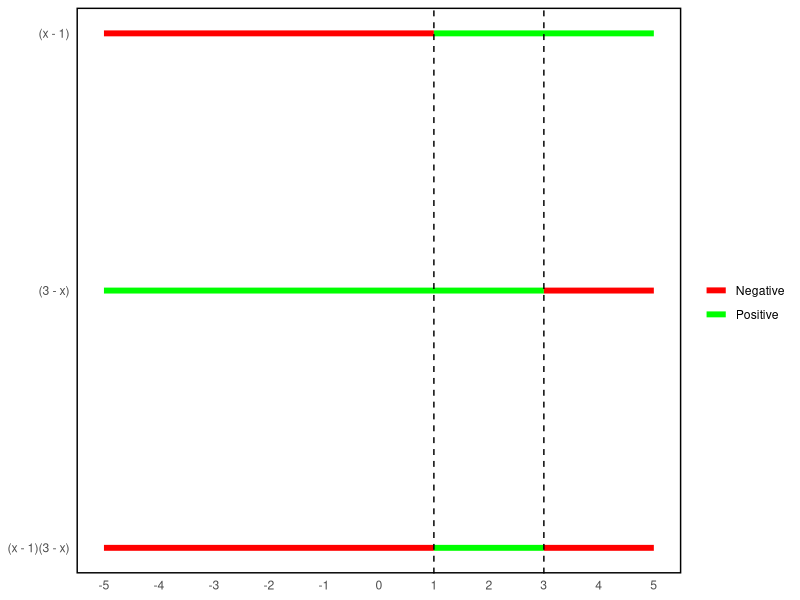

Write the R code that produced this figure. (Note: this script raises an error after producing the figure.)
## ---- chunk 1
# Load required package
library(ggplot2)

# Create a data frame for each expression
df1 <- data.frame(expression = "(x - 1)", x_start = -5, x_end = 1, y = 3, color = "Negative")
df2 <- data.frame(expression = "(x - 1)", x_start = 1, x_end = 5, y = 3, color = "Positive")
df3 <- data.frame(expression = "(3 - x)", x_start = -5, x_end = 3, y = 2, color = "Positive")
df4 <- data.frame(expression = "(3 - x)", x_start = 3, x_end = 5, y = 2, color = "Negative")
df5 <- data.frame(expression = "(x - 1)(3 - x)", x_start = -5, x_end = 1, y = 1, color = "Negative")
df6 <- data.frame(expression = "(x - 1)(3 - x)", x_start = 1, x_end = 3, y = 1, color = "Positive")
df7 <- data.frame(expression = "(x - 1)(3 - x)", x_start = 3, x_end = 5, y = 1, color = "Negative")

# Combine the data frames
df <- rbind(df1, df2, df3, df4, df5, df6, df7)

# Create a ggplot object
p1 <- ggplot(df, aes(x_start, y, xend = x_end, yend = y, color = color)) +
  geom_segment(size = 2) +
  geom_vline(xintercept = c(1, 3), linetype = "dashed") +
  scale_color_manual(values = c("Positive" = "green", "Negative" = "red")) +
  scale_y_continuous(breaks = c(1, 2, 3), labels = c("(x - 1)(3 - x)", "(3 - x)", "(x - 1)")) +
  scale_x_continuous(breaks = seq(-5, 5, by = 1)) +
  labs(color = "") +
  theme_minimal() +
  theme(panel.grid.major = element_blank(), 
        panel.grid.minor = element_blank(), 
        panel.background = element_rect(fill = "white", colour = "black", size = 1, linetype = "solid"),
        axis.title = element_blank())

# Print the plot
print(p1)

# Save the plot as a PNG image
ggsave("plot.png", plot = p, width = 6, height = 4, dpi = 300)
